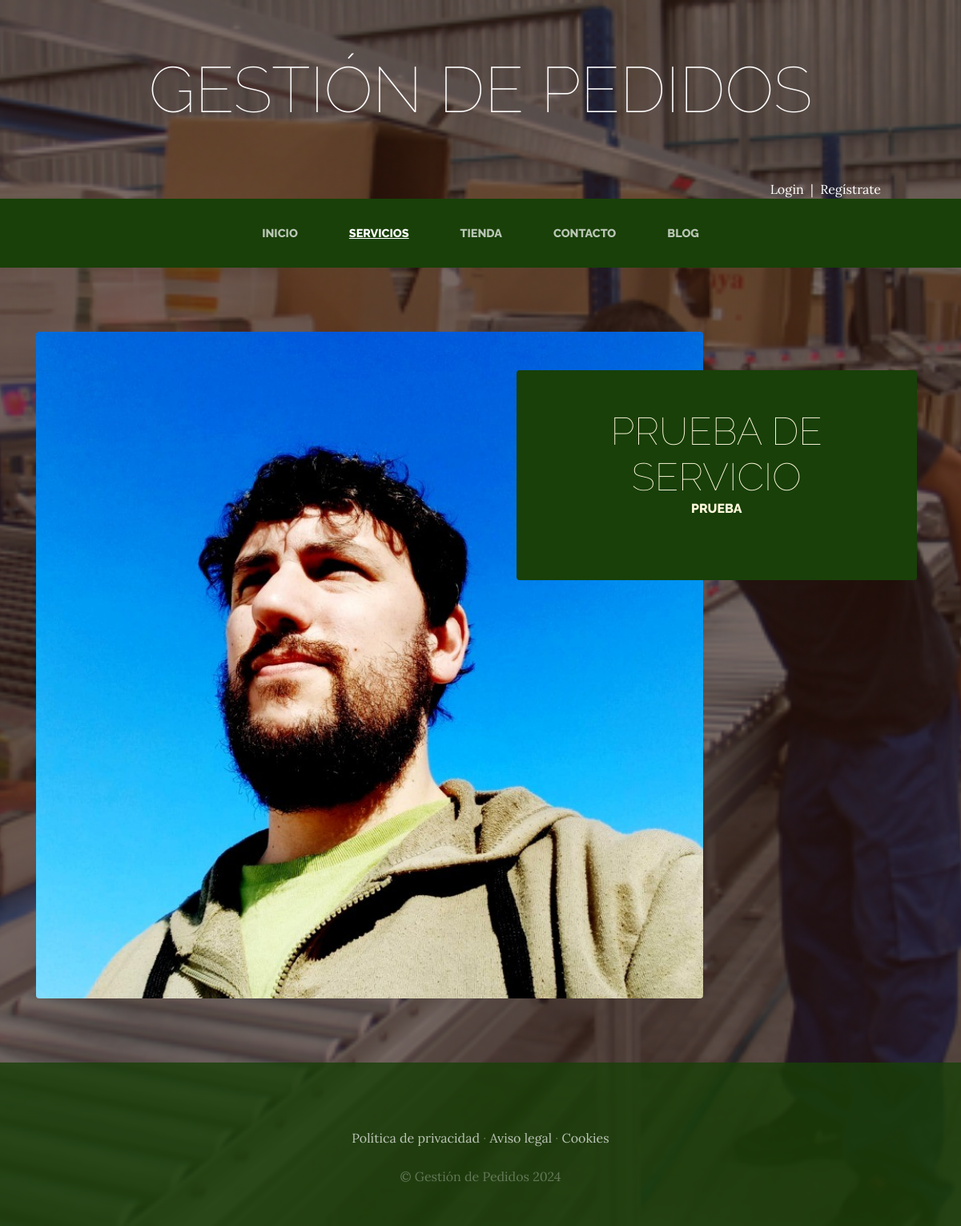
The app's page /servicios/ with its own data.
### Servicios/models.py (models this page shows, shortened)
class Servicio(models.Model):
    titulo = models.CharField(max_length=50)
    contenido = models.CharField(max_length=50)
    imagen = models.ImageField(upload_to='servicios')
    created = models.DateTimeField(auto_now_add=True)
    updated = models.DateTimeField(auto_now_add=True)
    class Meta:
        verbose_name='servicio'
        verbose_name_plural='servicios'

### Servicios/views.py (the view)
# urls.py: path('servicios/', include('Servicios.urls')),
def servicios(request):
    servicios=Servicio.objects.all #Importar todos los servicios construidos en admin
    return render(request, "Servicios/servicios.html", {"servicios":servicios})

### Carro/context_processor.py (called while the page is built)
def importe_total_carro(request):
    total = 0
    if(request.user.is_authenticated):
        if "carro" in request.session:
            for key,value in request.session["carro"].items():
                total = total + (float(value["precio"]))
    else:
        total="Debes hacer login"
    return {"importe_total_carro":total}

### Servicios/templates/servicios/servicios.html
{% extends "ProyectoWebApp/base.html" %}
{% load static %}
{% block content %}
{% for servicio in servicios %}
<section class="page-section clearfix">
    <div class="container">
      <div class="intro">
        <img class="intro-img img-fluid mb-3 mb-lg-0 rounded" src="{{servicio.imagen.url}}" alt="">
        <div class="intro-text left-0 text-center bg-faded p-5 rounded">
          <h2 class="section-heading mb-4" >
            <span class="section-heading-lower">{{servicio.titulo}}</span>
            <span class="section-heading-upper">{{servicio.contenido}}</span>
          </h2>
        </div>
      </div>
    </div>
  </section>
{% endfor %}
{% endblock %}

### ProyectoWebApp/static/ProyectoWebApp/css/gestion.css (style rules this page uses)
body { font-family: 'Lora'; background: linear-gradient(rgba(47, 23, 15, 0.65), rgba(47, 23, 15, 0.65)), url("../img/bg_main.jpg"); background-attachment: fixed; background-position: center; background-size: cover; }
h1, h2, h3, h4, h5, h6 { font-family: 'Raleway'; }
.page-section { margin-top: 5rem; margin-bottom: 5rem; }
.section-heading { text-transform: uppercase; }
.section-heading .section-heading-upper { display: block; font-size: 1rem; font-weight: 800; padding-bottom:.5rem; }
.section-heading .section-heading-lower { display: block; font-size: 3rem; font-weight: 100; }
.bg-faded { background-color: rgba(255, 255, 255, 0.85); }
.intro { position: relative; }
@media (min-width: 992px) { .intro .intro-img { width: 75%; float: left; } }
@media (min-width: 992px) { .intro .intro-text { left: 600; width: 60%; margin-top: 3rem; background-color: rgba(24, 64, 8); color: cornsilk; position: absolute; } }
@media (min-width: 1200px) { .intro .intro-text { width: 45%; } }

### records on screen
Servicio: imagen (picture), titulo "PRUEBA DE SERVICIO", contenido "PRUEBA"
